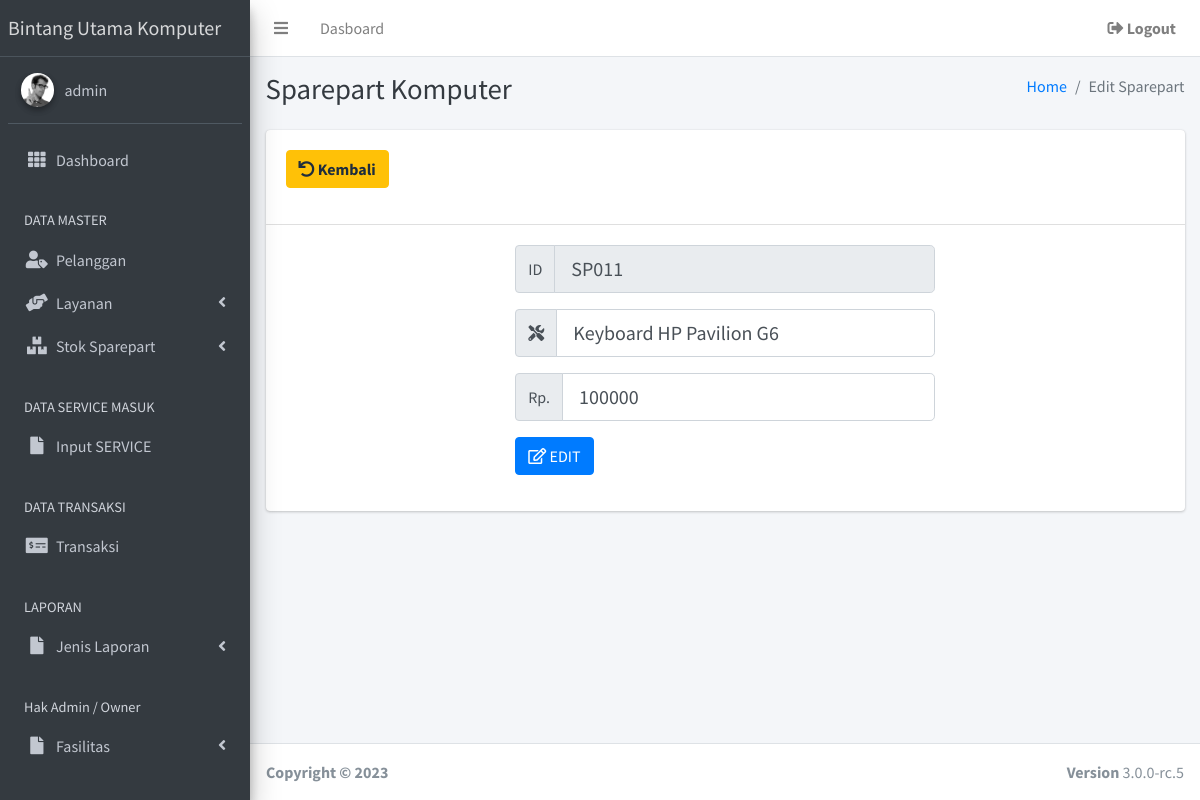
Page /admin/form_edit_sparepart.php?id_sparepart=SP011 (signed in) on the committed database.
### tables this page shows
CREATE TABLE `t_sparepart` (
  `id_sparepart` varchar(25) NOT NULL,
  `id_kategori` varchar(20) NOT NULL,
  `nama` varchar(35) NOT NULL,
  `harga` int(11) NOT NULL
);

### admin/form_edit_sparepart.php (the view, shortened to what this page needs)
<?php
if (empty($_SESSION['username']) and empty($_SESSION['password'])) {
  echo "<script> alert('anda harus login dulu ');window.location= '../index.php'</script>";
} else {
?>
  <?php
  include "../koneksi.php";
  ?>
  <!DOCTYPE html>
  <html>
  <head>
    <link rel="stylesheet" href="plugins/fontawesome-free/css/all.min.css">
    <link rel="stylesheet" href="plugins/datatables-bs4/css/dataTables.bootstrap4.css">
    <link rel="stylesheet" href="https://code.ionicframework.com/ionicons/2.0.1/css/ionicons.min.css">
    <link rel="stylesheet" href="plugins/tempusdominus-bootstrap-4/css/tempusdominus-bootstrap-4.min.css">
    <link rel="stylesheet" href="plugins/icheck-bootstrap/icheck-bootstrap.min.css">
    <link rel="stylesheet" href="plugins/jqvmap/jqvmap.min.css">
    <link rel="stylesheet" href="dist/css/adminlte.min.css">
    <link rel="stylesheet" href="plugins/overlayScrollbars/css/OverlayScrollbars.min.css">
    <link rel="stylesheet" href="plugins/daterangepicker/daterangepicker.css">
    <link rel="stylesheet" href="plugins/summernote/summernote-bs4.css">
  </head>
  <body class="hold-transition sidebar-mini layout-fixed">
    <div class="wrapper">
      <nav class="main-header navbar navbar-expand navbar-white navbar-light">
        <?php
        include "navbar.php";
        ?>
      </nav>
      <aside class="main-sidebar sidebar-dark-primary elevation-4">
        <?php
        include "siddebar-1.php";
        ?>
      </aside>
      <div class="content-wrapper">
        <div class="content-header">
          <div class="container-fluid">
            <div class="row mb-2">
              <div class="col-sm-6">
                <h1 class="m-0 text-dark">Sparepart Komputer</h1>
              </div>
              <div class="col-sm-6">
                <ol class="breadcrumb float-sm-right">
                  <li class="breadcrumb-item"><a href="#">Home</a></li>
                  <li class="breadcrumb-item active">Edit Sparepart</li>
                </ol>
              </div>
            </div>
          </div>
        </div>
        <section class="content">
          <div class="container-fluid">
            <div class="card ">
              <div class="card-header" align="left">
                <ul class="navbar-nav ml-auto">
                  <li class="nav-item">
                    <a href="sparepart.php" class="nav-link">
                      <p><button class="btn btn-warning"><i class="fas fa-undo"></i></i></i><b> Kembali </b></button></p>
                    </a>
                  </li>
              </div>
              <div class="card-body" style="width:50%;margin:0 auto;">
                <?php
                $tampil = mysqli_query($koneksi, "select * from t_sparepart where id_sparepart='$_GET[id_sparepart]';");
                $d = mysqli_fetch_array($tampil);
                ?>
                <form method="POST" action="edit_sparepart.php">
                  <div class="form-group">
                    <div class="input-group mb-2">
                      <div class="input-group-prepend">
                        <div class="input-group-text">ID</div>
                      </div>
                      <input type="text" class="form-control form-control-lg" id="disabledInput" value="<?php echo "$d[id_sparepart]"; ?>" name="id_sparepart" readonly>
                    </div>
                  </div>
                  <div class="form-group">
                    <div class="input-group mb-2">
                      <div class="input-group-prepend">
                        <div class="input-group-text"><i class="fas fa-tools"></i></div>
                      </div>
                      <input type="text" class="form-control form-control-lg" id="inlineFormInputGroup" placeholder="Nama Jasa" name="nama" value="<?php echo "$d[nama]"; ?>" required>
                    </div>
                  </div>
                  <div class="form-group">
                    <div class="input-group mb-2">
                      <div class="input-group-prepend">
                        <div class="input-group-text">Rp.</div>
                      </div>
                      <input type="number" class="form-control form-control-lg" id="inlineFormInputGroup" placeholder="Harga Jasa" name="harga" value="<?php echo "$d[harga]"; ?>" required>
                    </div>
                    <button type="submit" class="btn btn-primary" href="#"><i class="far fa-edit"></i> EDIT </button>
                </form>
              </div>
            </div>
        </section>
      </div>
      <footer class="main-footer">
        <strong>Copyright &copy; 2023&nbsp; </strong>
        <div class="float-right d-none d-sm-inline-block">
          <b>Version</b> 3.0.0-rc.5
        </div>
      </footer>
    </div>
  </body>
  </html>
<?php } ?>

### rows in the picture
t_sparepart: id_sparepart "SP011", nama "Keyboard HP Pavilion G6", harga "100000"

### other values in the picture
$_SESSION['username'] "admin"
